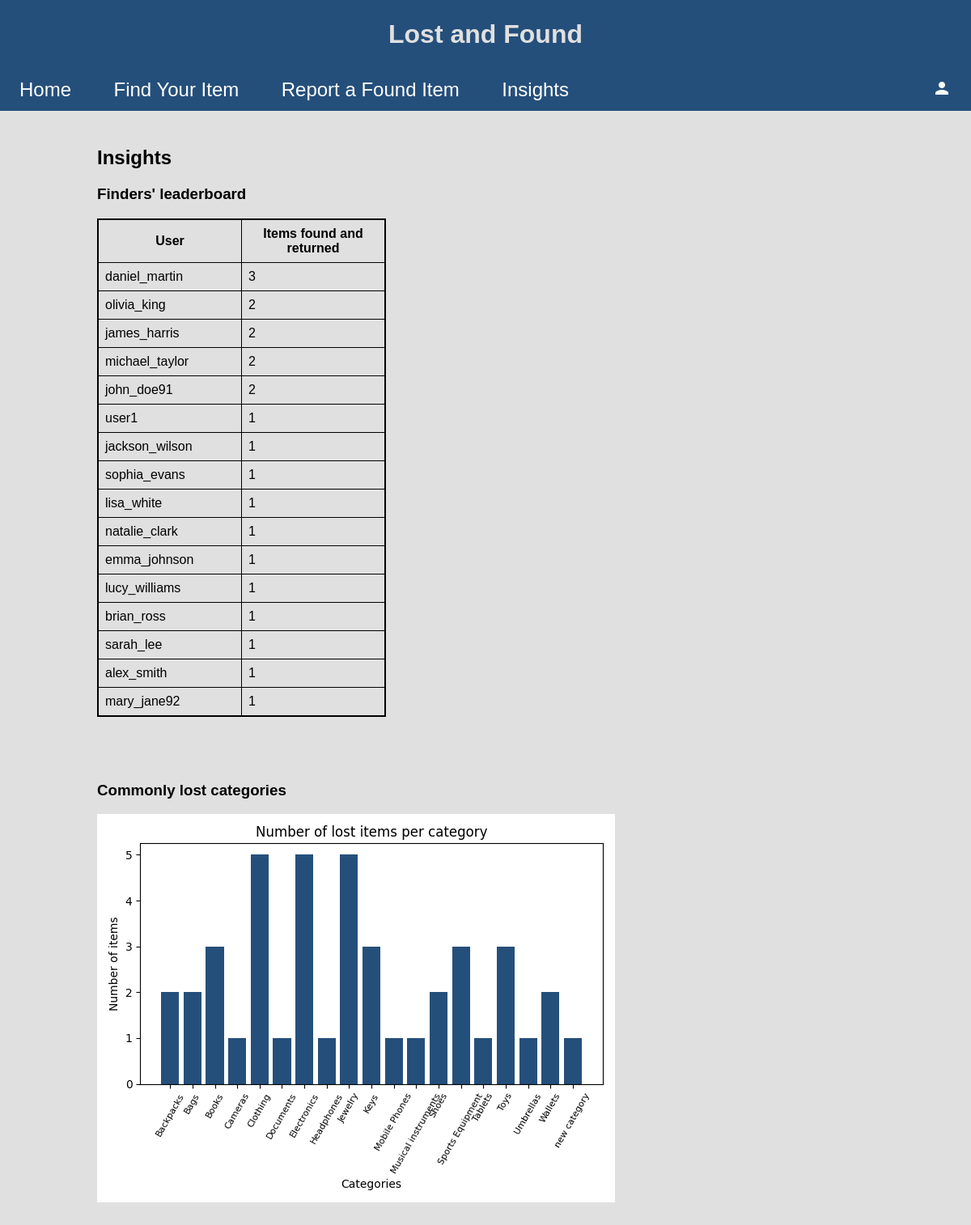
Screenshot of /insights with the database file from the repository.
### tables this page shows
CREATE TABLE "users" (
	"user_id"	INTEGER NOT NULL,
	"username"	TEXT,
	"password"	TEXT,
	"phone"	TEXT,
	"address"	TEXT,
	"logged_in"	INTEGER NOT NULL,
	PRIMARY KEY("user_id" AUTOINCREMENT)
);

### app.py (the view)
@app.route("/insights")
def insights():
    database = sql.connect("database.db", isolation_level=None)
    database.row_factory = sql.Row
    cur = database.cursor()
    info = cur.execute(f"SELECT users.username, count(users.user_id) as 'num_items' FROM users INNER JOIN claims ON users.user_id = claims.user_id INNER JOIN items on items.item_id = claims.item_id WHERE lost_found = 'Lost' GROUP BY users.user_id ORDER BY num_items DESC")
    return render_template("insights.html", info=info)

### templates/insights.html
{% extends 'base.html' %}
{% block content %}
<h2>Insights</h2>
<h3>Finders' leaderboard</h3>
<table>
    <tr>
        <th>User</th>
        <th>Items found and returned</th>
    </tr>
    {% for i in info %}
    <tr>
        <td>{{ i['username'] }}</td>
        <td>{{ i['num_items'] }}</td>
    </tr>
    {% endfor %}
</table>
<h3>Commonly lost categories</h3>
<img src="{{ url_for('static', filename='plot.png') }}" alt="">
{% endblock %}

### templates/base.html (shortened to what this page needs)
<!DOCTYPE html>
<html>
    <head>
        <link rel="stylesheet" href="{{ url_for('static', filename='style.css') }}">
    </head>
    <body>
        <h1>Lost and Found</h1>
        <nav class="navbar" style="display:{% block nav_display %}{% endblock %}">
            <a href="home">Home</a>
            <a href="find_item">Find Your Item</a>
            <a href="report_found">Report a Found Item</a>
            <a href="insights">Insights</a>
            <a class="profile" href="profile"><i class="material-icons">person</i></a>
        </nav>
        <main>
            {% block content %}
            {% endblock %}
        </main>
    </body>
</html>

### static/style.css (style rules this page uses)
:root { --color0: #f2f2f2; --color1: rgb(224, 224, 224); --color2: rgb(37, 79, 123); --color3: rgb(33, 70, 108); }
body { font-family: Arial, sans-serif; margin: auto; background-color: var(--color1); }
main { padding: 2% 10%; }
h1 { background-color: var(--color2); color: var(--color1); margin: auto; padding: 2%; text-align: center; }
.navbar { background-color: var(--color2); padding: 0%; }
.navbar a { display: inline-block; color: white; text-align: center; font-size: 24px; padding: .5em 1em; text-decoration: none; height: 100%; }
.profile { float: right; }
table { border: 2px solid black; border-collapse: collapse; margin-bottom: 5em; }
th, td { border: 1px solid black; width: 10em; padding: .5em; }

### rows the page displays
users: username "daniel_martin", num_items "3"
users: username "olivia_king", num_items "2"
users: username "james_harris", num_items "2"
users: username "michael_taylor", num_items "2"
users: username "john_doe91", num_items "2"
users: username "user1", num_items "1"
users: username "jackson_wilson", num_items "1"
users: username "sophia_evans", num_items "1"
users: username "lisa_white", num_items "1"
users: username "natalie_clark", num_items "1"
users: username "emma_johnson", num_items "1"
users: username "lucy_williams", num_items "1"
users: username "brian_ross", num_items "1"
users: username "sarah_lee", num_items "1"
users: username "alex_smith", num_items "1"
users: username "mary_jane92", num_items "1"
